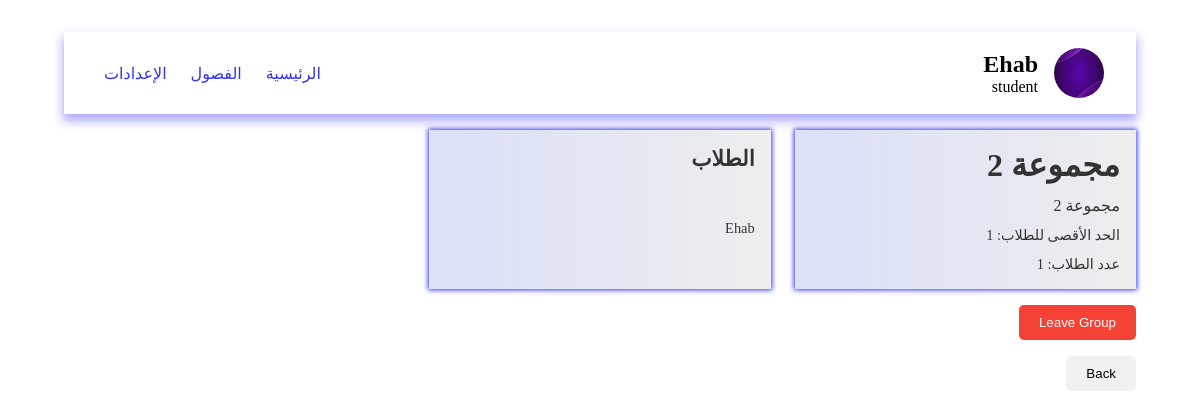
Screenshot of /pages/viewGroupDetails.php?id=2 (signed in) with the database file from the repository.
### tables this page shows
CREATE TABLE groups (
    id INTEGER PRIMARY KEY, 
    title TEXT, 
    description TEXT, 
    "limit" INTEGER, 
    members INTEGER, 
    class_id INTEGER);

CREATE TABLE users (
    id INTEGER PRIMARY KEY, 
    name TEXT, 
    email TEXT UNIQUE, 
    password TEXT UNIQUE, 
    role TEXT
);

### data/db.php (called while the page is built, shortened)
<?php
$user = $_SESSION['user']?? null;
$db = new SQLite3('../data/database.db');
$db->exec('CREATE TABLE IF NOT EXISTS users (
    id INTEGER PRIMARY KEY,
    name TEXT,
    email TEXT UNIQUE,
    password TEXT UNIQUE,
    role TEXT
)');
$db->exec('CREATE TABLE IF NOT EXISTS classes (
    id INTEGER PRIMARY KEY,
    title TEXT,
    description TEXT,
    "limit" INTEGER,
    teacher_id INTEGER
)');
$db->exec('CREATE TABLE IF NOT EXISTS groups (
    id INTEGER PRIMARY KEY,
    title TEXT,
    description TEXT,
    "limit" INTEGER,
    members INTEGER,
    class_id INTEGER
)');
$db->exec('CREATE TABLE IF NOT EXISTS group_students (
    group_id INTEGER,
    student_id INTEGER
)');
function getGroup($id)
{
    global $db;
    $stmt = $db->prepare('SELECT * FROM groups WHERE id = :id');
    $stmt->bindValue(':id', $id, SQLITE3_INTEGER);
    $result = $stmt->execute();
    if ($result) {
        return $result->fetchArray(SQLITE3_ASSOC);
    }
    return null;
}
function getStudent($id)
{
    global $db;
    $stmt = $db->prepare('SELECT * FROM users WHERE id = :id AND role = "student"');
    $stmt->bindValue(':id', $id, SQLITE3_INTEGER);
    $result = $stmt->execute();
    if ($result) {
        return $result->fetchArray(SQLITE3_ASSOC);
    }
    return null;
}
function getGroupStudentsByGroupId($group_id)
{
    global $db;
    $stmt = $db->prepare('SELECT * FROM group_students WHERE group_id = :group_id');
    $stmt->bindValue(':group_id', $group_id, SQLITE3_INTEGER);
    $result = $stmt->execute();
    $students = [];
    while ($row = $result->fetchArray(SQLITE3_ASSOC)) {
        $students[] = getStudent($row['student_id']);
    }
    return $students;
}
function getStudentsByClassId($class_id)
{
    global $db;
    $stmt = $db->prepare('SELECT * FROM classes WHERE id = :id');
    $stmt->bindValue(':id', $class_id, SQLITE3_INTEGER);
    $result = $stmt->execute();
    $stmt = $db->prepare('SELECT * FROM groups WHERE class_id = :class
    ');
    $stmt->bindValue(':class', $class_id, SQLITE3_INTEGER);
    $result = $stmt->execute();
    $groups = [];
    while ($row = $result->fetchArray(SQLITE3_ASSOC)) {
        $groups[] = $row;
    }
    $students = [];
    foreach ($groups as $group) {
        $students = array_merge($students, getGroupStudentsByGroupId($group['id']));
    }
    return $students;
}
function getClassByGroupId($group_id)
{
    global $db;
    $group = getGroup($group_id);
    $stmt = $db->prepare('SELECT * FROM classes WHERE id = :id');
    $stmt->bindValue(':id', $group['class_id'], SQLITE3_INTEGER);
    $result = $stmt->execute();
    if ($result) {
        return $result->fetchArray(SQLITE3_ASSOC);
    }
    return null;
}
?>

### pages/viewGroupDetails.php (the view, shortened to what this page needs)
<?php
include '../data/db.php';
$group = $_GET['id'];
$group = getGroup($group);
$members = getGroupStudentsByGroupId($group['id']);
$class = getClassByGroupId($group['id']);
$students = getStudentsByClassId($class['id']);
?>
<!DOCTYPE html>
<html lang="ar" dir="rtl">
<head>
    <link rel="stylesheet" href="../styles/viewGroup.css">
</head>
<body>
    <?php include "../components/navbar.php" ?>
    <main class="container">
        <div class="group">
            <h1 class="title">
                <?php echo $group['title']; ?>
            </h1>
            <p class="desc">
                <?php echo $group['description']; ?>
            </p>
            <p class="limit">
                الحد الأقصى للطلاب:
                <?php echo $group['limit']; ?>
            </p>
            <p class="members">
                عدد الطلاب:
                <?php echo count($members); ?>
            </p>
        </div>
        <div class="members group">
            <h2>الطلاب</h2>
            <ul>
                <?php foreach ($members as $member) : ?>
                    <li>
                        <?php echo $member['name']; ?>
                    </li>
                <?php endforeach; ?>
            </ul>
        </div>
    </main>
    <?php if ($user['role'] == 'student' && in_array($user['id'], array_column($members, 'id'))) : ?>
        <form action="../actions/leaveGroup.php" method="post">
            <button type="submit" class="leave">Leave Group</button>
        </form>
    <?php endif; ?>
    <button onclick="history.back()" class="back">Back</button>
</body>
</html>

### styles/viewGroup.css (style rules this page uses)
* { padding: 0; margin: 0; box-sizing: border-box; text-decoration: none; list-style: none; }
body { padding: 2rem 4rem; }
.container { display: grid; grid-template-columns: repeat(auto-fill, minmax(300px, 1fr)); gap: 1.5rem; }
.group { display: grid; gap: 0.75rem; background-image: linear-gradient(to right, #dbe1f6 10%, #eee); padding: 1.5rem 1rem; box-shadow: 0 0 5px 1px rgb(50, 50, 242); color: #333; cursor: pointer; }
.desc { font-size: 1rem; }
.limit { font-size: 0.9rem; }
.members { font-size: 0.9rem; }
.group { margin-top: 1rem; padding: 1rem; transition: 0.3s; }
.leave { background-color: #f44336; color: white; padding: 10px 20px; border: none; border-radius: 5px; cursor: pointer; margin-top: 1rem; }
.back { background-color: #f1f1f1; color: black; padding: 10px 20px; border: none; border-radius: 5px; cursor: pointer; margin-top: 1rem; }

### styles/navbar.css (style rules this page uses)
* { padding: 0; margin: 0; box-sizing: border-box; text-decoration: none; list-style: none; }

### rows the page displays
groups: title "مجموعة 2", description "مجموعة 2", limit "1"
users: name "Ehab"

### other values shown
$_SESSION['user']['name'] "Ehab"
$_SESSION['user']['role'] "student"
count($members) "1"
